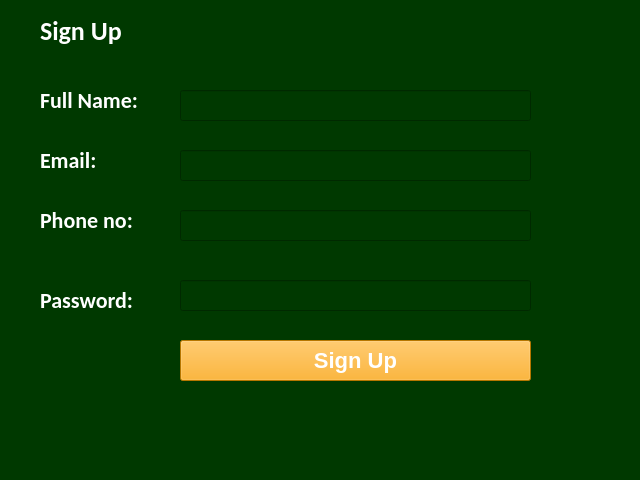
<?xml version="1.0" encoding="UTF-8"?>
<ui version="4.0">
 <class>MainWindow</class>
 <widget class="QMainWindow" name="MainWindow">
  <property name="geometry">
   <rect>
    <x>0</x>
    <y>0</y>
    <width>640</width>
    <height>480</height>
   </rect>
  </property>
  <property name="windowTitle">
   <string>Sign Up window</string>
  </property>
  <property name="styleSheet">
   <string notr="true">background-color: rgb(0, 170, 0);
background-color: rgb(0, 57, 0);</string>
  </property>
  <widget class="QWidget" name="centralwidget">
   <widget class="QLabel" name="label">
    <property name="geometry">
     <rect>
      <x>40</x>
      <y>0</y>
      <width>91</width>
      <height>61</height>
     </rect>
    </property>
    <property name="styleSheet">
     <string notr="true">color:white;
font-family:calibri;
font-size:26px;
font-weight:bold;</string>
    </property>
    <property name="text">
     <string>Sign Up</string>
    </property>
   </widget>
   <widget class="QLabel" name="fullnamelabel">
    <property name="geometry">
     <rect>
      <x>40</x>
      <y>70</y>
      <width>111</width>
      <height>61</height>
     </rect>
    </property>
    <property name="styleSheet">
     <string notr="true">color:white;
font-family:calibri;
font-size:22px;
font-weight:bold;</string>
    </property>
    <property name="text">
     <string>Full Name:</string>
    </property>
   </widget>
   <widget class="QLineEdit" name="fullnamefield">
    <property name="geometry">
     <rect>
      <x>180</x>
      <y>90</y>
      <width>351</width>
      <height>31</height>
     </rect>
    </property>
   </widget>
   <widget class="QLabel" name="emaillabel">
    <property name="geometry">
     <rect>
      <x>40</x>
      <y>130</y>
      <width>111</width>
      <height>61</height>
     </rect>
    </property>
    <property name="styleSheet">
     <string notr="true">color:white;
font-family:calibri;
font-size:22px;
font-weight:bold;</string>
    </property>
    <property name="text">
     <string>Email:</string>
    </property>
   </widget>
   <widget class="QLineEdit" name="emailfield">
    <property name="geometry">
     <rect>
      <x>180</x>
      <y>150</y>
      <width>351</width>
      <height>31</height>
     </rect>
    </property>
   </widget>
   <widget class="QLabel" name="phonenolabel">
    <property name="geometry">
     <rect>
      <x>40</x>
      <y>190</y>
      <width>111</width>
      <height>61</height>
     </rect>
    </property>
    <property name="styleSheet">
     <string notr="true">color:white;
font-family:calibri;
font-size:22px;
font-weight:bold;</string>
    </property>
    <property name="text">
     <string>Phone no:</string>
    </property>
   </widget>
   <widget class="QLineEdit" name="phonenofield">
    <property name="geometry">
     <rect>
      <x>180</x>
      <y>210</y>
      <width>351</width>
      <height>31</height>
     </rect>
    </property>
   </widget>
   <widget class="QLineEdit" name="passwordfield">
    <property name="geometry">
     <rect>
      <x>180</x>
      <y>280</y>
      <width>351</width>
      <height>31</height>
     </rect>
    </property>
   </widget>
   <widget class="QLabel" name="passwordlabel">
    <property name="geometry">
     <rect>
      <x>40</x>
      <y>270</y>
      <width>111</width>
      <height>61</height>
     </rect>
    </property>
    <property name="styleSheet">
     <string notr="true">color:white;
font-family:calibri;
font-size:22px;
font-weight:bold;</string>
    </property>
    <property name="text">
     <string>Password:</string>
    </property>
   </widget>
   <widget class="QPushButton" name="signupbutton">
    <property name="geometry">
     <rect>
      <x>180</x>
      <y>340</y>
      <width>351</width>
      <height>41</height>
     </rect>
    </property>
    <property name="styleSheet">
     <string notr="true">background-color:orange;
font-style:calibri;
font-size:22px;
font-weight:bold;
color:white;
</string>
    </property>
    <property name="text">
     <string>Sign Up</string>
    </property>
   </widget>
  </widget>
  <widget class="QStatusBar" name="statusbar"/>
 </widget>
 <resources/>
 <connections/>
</ui>
